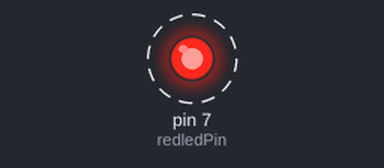
Simulated run of this sketch. Board: Arduino Uno, built with avr-gcc and run on an emulated ATmega328P. Shown: output pins drawn as LEDs (lit = HIGH). Dashed ring = blinking.

Above: at 0.5 s.
Timing chart, 0 to 4.6 s (numbered marks = the images above):
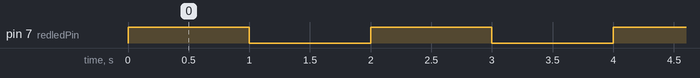

Measured:
- by itself, pin 7 (redledPin): alternates HIGH for 1.0 s and LOW for 1.0 s

The sketch:

workshopblinkcode.ino
```cpp
const int redledPin = 7;              //red led pin
const int greenledPin = 13;            //green led pin


void setup() {
 pinMode(redledPin, OUTPUT);

}

void loop() {
  digitalWrite(redledPin, HIGH);  // turn the LED on (HIGH is the voltage level)
  delay(1000);                      // wait for a second
  digitalWrite(redledPin, LOW);   // turn the LED off by making the voltage LOW
  delay(1000);
}
```
